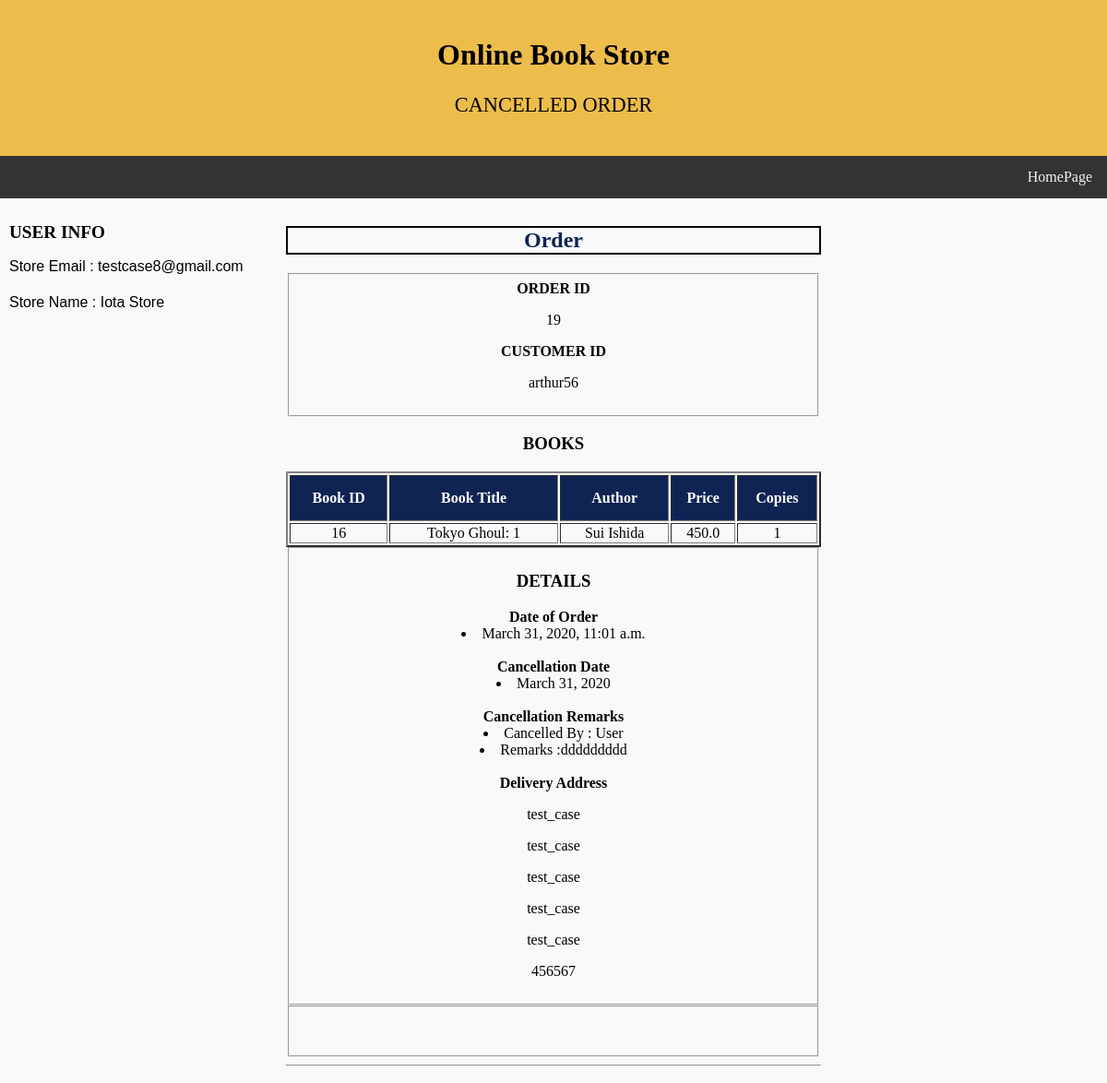
The page /orderDetails/19/ (signed in) on the database its author committed.
### newApp/models.py (models this page shows)
class Book_store(models.Model):
    store_id        = models.AutoField(primary_key = True)
    store_name      = models.CharField(max_length = 100)
    email           = models.EmailField(unique = True)
    password        = models.CharField(max_length = 50)
    website         = models.CharField(max_length = 50)
    phone_no        = models.CharField(max_length = 10)
    rating          = models.IntegerField(default = 0, null = True)
    address_line1   = models.CharField(max_length = 100)
    address_line2   = models.CharField(max_length = 100)
    city            = models.CharField(max_length = 50)
    district        = models.CharField(max_length = 50)
    state           = models.CharField(max_length = 50)
    zip_code        = models.CharField(max_length = 6)
    class Meta:
        db_table = "Book_store"

class Order(models.Model):
    STATUS_CHOICES  = [('Delivered', 'Delivered'), ('Processing', 'Processing'), ('Cancelled', 'Cancelled')]
    order_id        = models.AutoField(primary_key = True)
    user_id         = models.ForeignKey(Customer, on_delete = models.CASCADE)
    store_id        = models.ForeignKey(Book_store, to_field = 'store_id', db_column = 'store_id', on_delete = models.CASCADE)
    status                  = models.CharField(max_length = 20, choices = STATUS_CHOICES)
    date_of_order           = models.DateTimeField(auto_now_add = True)
    expected_delivery_date  = models.DateField(null = True, blank = True)
    delivered_date          = models.DateField(null = True, blank = True)
    cancelled_date          = models.DateField(null = True, blank = True)
    cancelled_by            = models.CharField(max_length = 20, null = True, blank = True)
    cancellation_remarks    = models.CharField(max_length = 100, null = True, blank = True)
    total_price             = models.FloatField(default = 0.0)
    address_no              = models.IntegerField(default = 0)
    class Meta:
        db_table = "Order"

class Customer(models.Model):
    user_id         = models.CharField(max_length = 50, primary_key = True)
    email           = models.EmailField()
    password        = models.CharField(max_length = 50)
    first_name      = models.CharField(max_length = 50)
    middle_name     = models.CharField(max_length = 50, null = True)
    last_name       = models.CharField(max_length = 50)
    phone_no        = models.CharField(max_length = 50)
    no_of_addr      = models.IntegerField(default = 1)
    class Meta:
        db_table = "Customer"

class Book(models.Model):
    book_id         = models.AutoField(primary_key = True)
    title           = models.CharField(max_length = 100)
    author          = models.CharField(max_length = 50)
    publisher       = models.CharField(max_length = 100)
    genre           = models.CharField(max_length = 50)
    year_of_publish = models.IntegerField()
    copies_sold     = models.IntegerField()
    rating          = models.FloatField(default = 0, null = True)
    class Meta:
        db_table = "Book"

class Book_available(models.Model):
    book_id             = models.ForeignKey(Book, on_delete= models.CASCADE)
    store_email         = models.ForeignKey(Book_store,to_field = 'email', db_column = 'store_email', on_delete = models.CASCADE)
    no_of_copies        = models.IntegerField(default = 0)
    book_available_id   = models.AutoField(primary_key = True)
    price               = models.FloatField(default = 0.0)
    class Meta:
        db_table = "Book_available"

class Customer_address(models.Model):
    user_id         = models.ForeignKey(Customer, on_delete= models.CASCADE)
    address_id      = models.AutoField(primary_key = True)
    address_no      = models.IntegerField()
    is_current      = models.BooleanField(default = False)
    address_line1   = models.CharField(max_length = 100)
    address_line2   = models.CharField(max_length = 100)
    city            = models.CharField(max_length = 50)
    district        = models.CharField(max_length = 50)
    state           = models.CharField(max_length = 50)
    zip_code        = models.CharField(max_length = 6)
    class Meta:
        db_table = "Customer_address"

### newApp/views.py (the view, shortened to what this page needs)
# urls.py: path('orderDetails/<slug:order_id>/', views.orderDetails, name = 'orderDetails'),
def orderDetails(request, order_id):
    if storeSessionCheck(request) == True:
        email       = request.session['email']
        store_row   = fetchStoreRow(email)                                          #1. Store details from the session
        store_id    = store_row[0]                                                  #Store ID
        store_name  = store_row[1]                                                  #Store name extracted
        q_result_order = Order.objects.get(store_id = store_id, order_id = order_id)                #2. Fetching the given order by order_id
        cursor = connection.cursor()                                                                #3. Fetching all the books in the order with id order_id
        q_result_bk_ids = Book_ordered.objects.filter(order_id = order_id)
        address = Customer_address.objects.get(user_id = q_result_order.user_id, address_no = q_result_order.address_no)    #4. Fetching the address where to be sent
        q_result_final = []                                                                                         #List of book and their details
        q_result = []                                                                                               #List of books
        for bk_id in q_result_bk_ids:                                                                               #5. Creating a list of books to be sent for html rendering
            instance = {}
            query_fetch_book = '''SELECT *
                                  FROM Book
                                  WHERE book_id=%s'''                                                               #Book id with its details
            cursor.execute(query_fetch_book, [bk_id.book_id.pk])
            books_fetch = cursor.fetchone()
            book_avail_price = Book_available.objects.get(book_id = bk_id.book_id.pk, store_email = email)        #Price entry from the Book_available table
            instance['id']      = books_fetch[0]
            instance['title']   = books_fetch[1]
            instance['author']  = books_fetch[2]
            instance['price']   = book_avail_price.price
            instance['copies']  = bk_id.no_of_copies
            q_result_final.append(instance)
            q_result.append(books_fetch)
        if q_result_order.status == "Delivered":
            return  render(request, 'store/deliveredOrderDetails.html', {'store_email': email, 'store_name' : store_name, 'q_result_order' : q_result_order, 'books' : q_result, 'copies' : q_result_final , 'address' : address})
        elif q_result_order.status == "Cancelled":
            return  render(request, 'store/cancelledOrderDetails.html', {'store_email': email, 'store_name' : store_name, 'q_result_order' : q_result_order, 'books' : q_result, 'copies' : q_result_final , 'address' : address})
    else:
        messages.error(request, "Not Logged In")
        return redirect('storeLogin')

### newApp/views.py (called while the page is built)
def storeSessionCheck(request):
    if request.session.has_key('email'):
        email = request.session['email']
        cursor = connection.cursor()
        query = '''SELECT *
                   FROM Book_store
                   WHERE email=%s'''
        cursor.execute(query, [email])
        q_result = cursor.fetchall()
        storeCount = len(q_result)
        if storeCount == 1:
            return True
        else:
            return False
    else:
        return False

def fetchStoreRow(email):
    cursor = connection.cursor()
    query = '''SELECT *
               FROM Book_store
               WHERE email=%s'''
    cursor.execute(query, [email])
    q_result = cursor.fetchone()
    return q_result

### newApp/templates/store/cancelledOrderDetails.html (shortened to what this page needs)
<!DOCTYPE html>
<html lang="en">
<head>
</head>
<body>
<div class="header">
  <h1>Online Book Store </h1>
  <p style="font-family:times new roman;font-size:140%";>CANCELLED ORDER</p>
</div>
<div class="topnav">
 <a href="/store/storeProfile">HomePage</a>
</div>
<div class="row">
  <div class="column side">
    <h2 style="font-family:times new roman;font-size:120%";>USER INFO</h2>
   <p style="font-family:arial;font-size:100%;line-height:1.2";>
      Store Email : {{store_email}}<br><br>
      Store Name  : {{store_name}}<br>
    </p>
</div>
<div class="column middle">
  <h2 style="color:#0f2453;border:2px solid black";>Order</h2>
  <link href="https://maxcdn.bootstrapcdn.com/font-awesome/4.3.0/css/font-awesome.min.css" rel="stylesheet">
  <div>
      <div>
          <section class="module">
              <div class="module-inner">
                  <div class="content-panel">
                          <fieldset class="fieldset">
                              <div class="form-group">
                                  <label class="col-md-2 col-sm-3 col-xs-12 control-label"><b>ORDER ID</b></label>
                                  <div class="col-md-10 col-sm-9 col-xs-12">
                                    <p> {{q_result_order.order_id}}</p>
                                  </div>
                              </div>
                              <div class="form-group">
                                  <label class="col-md-2 col-sm-3 col-xs-12 control-label"><b>CUSTOMER ID</b></label>
                                  <div class="col-md-10 col-sm-9 col-xs-12">
                                    <p> {{q_result_order.user_id.pk}}</p>
                                  </div>
                              </div>
                          </fieldset>
                          <h3 align="center">BOOKS</h3>
                          <table border="2" align="center">
                            <tr style="background-color: #0f2453">
                            <th style="color: white">Book ID</th>
                            <th style="color: white">Book Title</th>
                            <th style="color: white">Author</th>
                            <th style="color: white">Price</th>
                            <th style="color: white">Copies</th>
                            {% for r in copies %}
                            <tr>
                            <td>{{ r.id }}</td>
                            <td>{{ r.title }}</td>
                            <td>{{ r.author }}</td>
                            <td>{{ r.price }}</td>
                            <td>{{ r.copies }}</td>
                            </tr>
                            {% endfor %}
                          </table>
                          <fieldset class="fieldset">
                              <h3 class="fieldset-title">DETAILS</h3>
                              <div class="form-group">
                                  <label class="col-md-2  col-sm-3 col-xs-12 control-label"><b>Date of Order</b></label>
                                  <div class="col-md-10 col-sm-9 col-xs-12">
                                      <li>{{q_result_order.date_of_order}}</li>
                                  </div>
                              </div><br>
                              <div class="form-group">
                                  <label class="col-md-2  col-sm-3 col-xs-12 control-label"><b>Cancellation Date</b></label>
                                  <div class="col-md-10 col-sm-9 col-xs-12">
                                      <li>{{q_result_order.cancelled_date}}</li>
                                  </div>
                              </div><br>
                              <div class="form-group">
                                  <label class="col-md-2  col-sm-3 col-xs-12 control-label"><b>Cancellation Remarks</b></label>
                                  <div class="col-md-10 col-sm-9 col-xs-12">
                                      <li>Cancelled By : {{q_result_order.cancelled_by}}</li>
                                      <li>Remarks :{{q_result_order.cancellation_remarks}}</li>
                                  </div>
                              </div><br>
                              <div class="form-group">
                                  <label class="col-md-2  col-sm-3 col-xs-12 control-label"><b>Delivery Address</b></label>
                                  <div class="col-md-10 col-sm-9 col-xs-12">
                                      <p>{{address.address_line1}}</p>
                                      <p>{{address.address_line2}}</p>
                                      <p>{{address.city}}</p>
                                      <p>{{address.district}}</p>
                                      <p>{{address.state}}</p>
                                      <p>{{address.zip_code}}</p>
                                  </div>
                              </div>
                          </fieldset>
                          <fieldset class="fieldset">
                                <br><br>
                          </fieldset>
                          <hr>
                  </div>
              </div>
          </section>
      </div>
  </div>
</div>
<div class="column side">
  </div>
</div>
</body>
</html>

### newApp/templates/store/cancelledOrderDetails.html (style rules this page uses)
* { box-sizing: border-box; }
body { margin: 0; }
.header { background-color: #EDBD4C; padding: 20px; text-align: center; }
.topnav { overflow: hidden; background-color: #333; }
.topnav a { float: right; display: block; color: #f2f2f2; text-align: center; padding: 14px 16px; text-decoration: none; }
.column { float: left; padding: 10px; }
.column.side { width: 25%; }
.column.middle { width: 50%; text-align: center; }
.row:after { content: ""; display: table; clear: both; }
body { background:#f9f9fb; }
table { width: 100%; }
th { height: 50px; }

### rows shown on the page
Book_store: store_name "Iota Store"
Order: order_id "19", user_id.pk "arthur56", date_of_order "March 31, 2020, 11:01 a.m.", cancelled_date "March 31, 2020", cancelled_by "User", cancellation_remarks "ddddddddd"
Book: id "16", title "Tokyo Ghoul: 1", author "Sui Ishida", price "450.0", copies "1"
Customer_address: address_line1 "test_case", address_line2 "test_case", city "test_case", district "test_case", state "test_case", zip_code "456567"

### other values the page prints
{{ store_email }} "testcase8@gmail.com"
